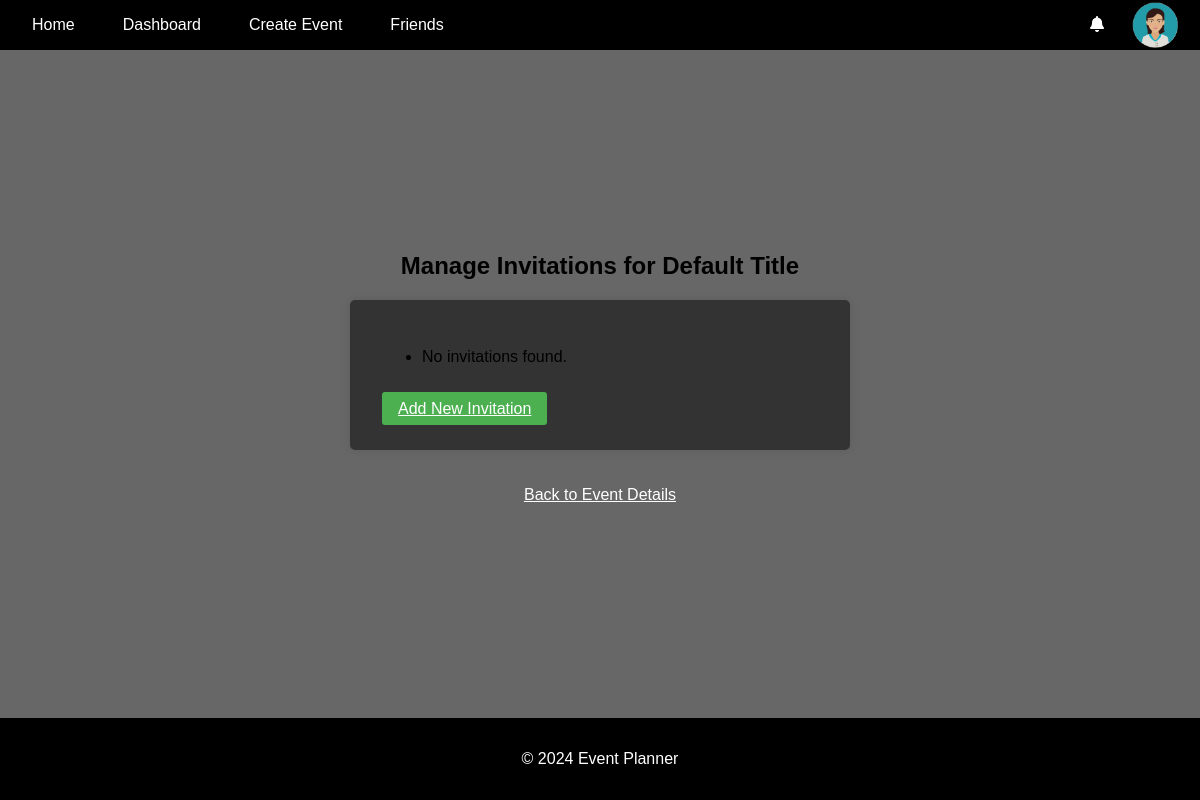
/invitations/manage/191/ (signed in), run on an earlier commit of the app's database.
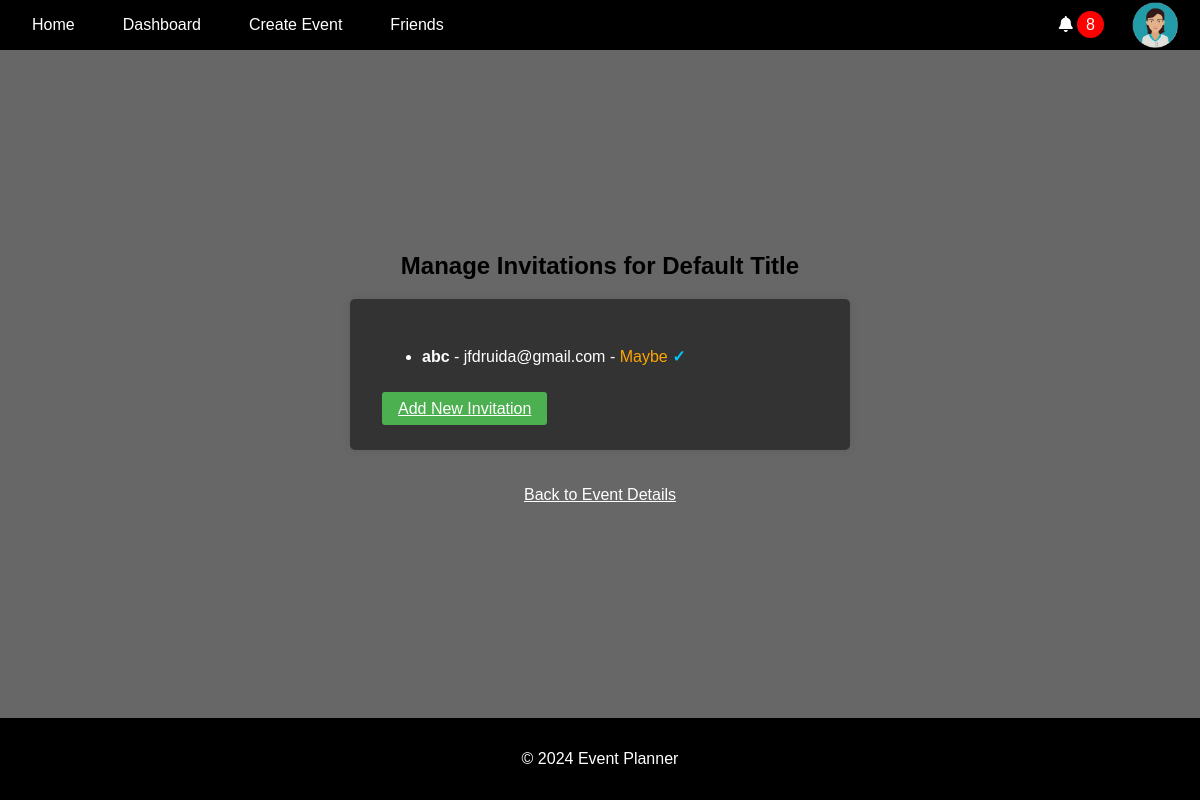
And on a later commit of the database.
### invitations/models.py (models this page shows, shortened)
class Invitation(models.Model):
    STATUS_CHOICES = [
        ("Pending", "Pending"),
        ("Accepted", "Accepted"),
        ("Declined", "Declined"),
    ]
    event = models.ForeignKey(
        Event, on_delete=models.CASCADE, related_name="invitations"
    )
    user = models.ForeignKey(User, on_delete=models.CASCADE)
    status = models.CharField(
        max_length=20, choices=STATUS_CHOICES, default="Pending"
    )
    suggested_date = models.DateTimeField(null=True, blank=True)
    read = models.BooleanField(default=False)
    created_at = models.DateTimeField(auto_now_add=True)
    updated_at = models.DateTimeField(auto_now=True)

### invitations/views.py (the view)
@login_required
def manage_invitations(request, event_id):
    event = get_object_or_404(Event, id=event_id)
    if event.created_by != request.user:
        return redirect("dashboard")
    invitations = Invitation.objects.filter(event=event).select_related("user")
    return render(
        request,
        "invitations/manage_invitations.html",
        {"event": event, "invitations": invitations},
    )

### accounts/context_processors.py (called while the page is built)
def google_api_key(request):
    return {"GOOGLE_API_KEY": os.getenv("GOOGLE_API_KEY")}

### notifications/context_processors.py (called while the page is built)
def notifications(request):
    if request.user.is_authenticated:
        all_unread_notifications = Notification.objects.filter(
            user=request.user, read=False
        ).order_by("-created_at")
        unread_count = all_unread_notifications.count()
        recent_unread_notifications = all_unread_notifications[:8]
        return {
            "recent_unread_notifications": recent_unread_notifications,
            "unread_count": unread_count,
        }
    return {}

### templates/invitations/manage_invitations.html (shortened to what this page needs)
{% extends 'base.html' %}
{% block content %}
<h2 style="text-align: center; color: black;">Manage Invitations for {{ event.title }}</h2>
<form class="invitation-list">
    <ul>
        {% for invitation in invitations %}
        <li style="color: white;">
            <strong>{{ invitation.user.username }}</strong> - {{ invitation.user.email }} - <span class="status {{ invitation.status|lower }}">{{ invitation.status }}</span>
            {% if invitation.read %}
                <span class="read-status">✓</span>
            {% else %}
                <span class="unread-status">✓</span>
            {% endif %}
        </li>
        {% empty %}
        <li>No invitations found.</li>
        {% endfor %}
    </ul>
    <br>
    <a href="{% url 'create_invitation' event.id %}" class="btn-submit">Add New Invitation</a>
</form>
<br>
<br>
<a href="{% url 'event_details' event.id %}" class="back-btn" style="color:white">Back to Event Details</a>
{% endblock %}

### templates/base.html (shortened to what this page needs)
<!DOCTYPE html>
<html lang="en">
<head>
    {% load static %}
    <link rel="stylesheet" href="{% static 'css/styles.css' %}">
    <link rel="stylesheet" href="https://cdnjs.cloudflare.com/ajax/libs/font-awesome/5.15.4/css/all.min.css">
    <link rel="stylesheet" href="https://cdnjs.cloudflare.com/ajax/libs/fullcalendar/3.10.2/fullcalendar.min.css" />
</head>
<body>
    <header>
        <nav class="navbar">
            <ul class="nav-links">
                <li><a href="{% url 'home' %}" class="{% if request.resolver_match.url_name == 'home' %}active{% endif %}">Home</a></li>
                {% if user.is_authenticated %}
                    <li><a href="{% url 'dashboard' %}" class="{% if request.resolver_match.url_name == 'dashboard' %}active{% endif %}">Dashboard</a></li>
                    <li><a href="{% url 'create_event' %}" class="{% if request.resolver_match.url_name == 'create_event' %}active{% endif %}">Create Event</a></li>
                    <li><a href="{% url 'friends_page' %}" class="{% if request.resolver_match.url_name == 'friends_page' %}active{% endif %}">Friends</a></li>
                {% else %}
                    <li><a href="{% url 'account_login' %}" class="{% if request.resolver_match.url_name == 'account_login' %}active{% endif %}">Login</a></li>
                    <li><a href="{% url 'account_signup' %}" class="{% if request.resolver_match.url_name == 'account_signup' %}active{% endif %}">Sign Up</a></li>
                {% endif %}
            </ul>
            {% if user.is_authenticated %}
                <ul class="nav-links">
                    <div class="user-info">
                        <div class="dropdown">
                            <i class="fas fa-bell" id="notificationBell"></i>
                            {% if unread_count > 0 %}
                            <span class="notification-count" id="notificationCount">{{ unread_count }}</span>
                            {% else %}
                            <span class="notification-count" id="notificationCount" style="display: none;">{{ unread_count }}</span>
                            {% endif %}
                        </div>
                    </div>
                    <li class="profile-dropdown">
                        <a id="profileLink">
                            <img src="{% static 'images/profile_pictures/' %}{{ user.userprofile.profile_picture }}" alt="Profile Picture" class="profile-picture" id="userProfileIcon">
                        </a>
                    </li>
                </ul>
            {% endif %}
        </nav>
    </header>
    <main>
        {% block content %}{% endblock %}
    </main>
    <footer>
        <p>&copy; 2024 Event Planner</p>
    </footer>
</body>
</html>

What changed in the data, as far as the page shows it:
added Invitation: user.username "abc", user.email "jfdruida@gmail.com", status "Maybe"
Also different on the page:
{{ unread_count }}: (not shown) → "8"
text no longer shown: "No invitations found."
